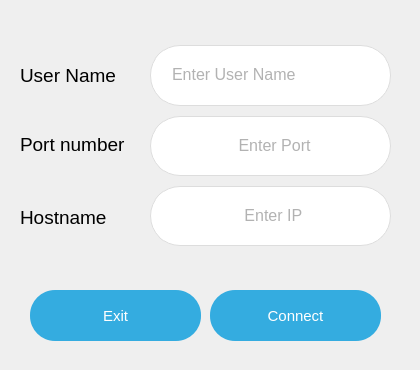
<?xml version="1.0" encoding="UTF-8"?>
<ui version="4.0">
 <class>Form</class>
 <widget class="QWidget" name="Form">
  <property name="geometry">
   <rect>
    <x>0</x>
    <y>0</y>
    <width>420</width>
    <height>370</height>
   </rect>
  </property>
  <property name="minimumSize">
   <size>
    <width>420</width>
    <height>370</height>
   </size>
  </property>
  <property name="maximumSize">
   <size>
    <width>420</width>
    <height>550</height>
   </size>
  </property>
  <property name="sizeIncrement">
   <size>
    <width>420</width>
    <height>370</height>
   </size>
  </property>
  <property name="windowTitle">
   <string>E-Chat</string>
  </property>
  <property name="windowIcon">
   <iconset>
    <normaloff>../widgets/logo.png</normaloff>../widgets/logo.png</iconset>
  </property>
  <property name="styleSheet">
   <string notr="true">#nicknameField,#portNoField,#hostnameField{background:#fff;border-radius: 30px;color:#666;}
#BG_input,#BG_input_2,#BG_input_3{background:#fff;border: 1px solid #ddd;border-radius: 30px;}
#Icon_BG{background:transparent}
#connectButton,#close_btn{
color: #fff;
background-color: #34ace0;
font-size: 15px;
border-radius: 25px;
-webkit-transition-duration: 0.4; /* Safari*/
transition-duration: 0.4s;
cursor: pointer;
}
#connectButton:hover,#close_btn:hover{
background-color: #0984e3;
border-radius:25px;
font-size:15px;
-webkit-transition-duration: 0.4; /* Safari*/
transition-duration: 0.4s;
cursor: pointer;
color: black; 
}</string>
  </property>
  <widget class="QPushButton" name="connectButton">
   <property name="geometry">
    <rect>
     <x>210</x>
     <y>290</y>
     <width>171</width>
     <height>51</height>
    </rect>
   </property>
   <property name="cursor">
    <cursorShape>PointingHandCursor</cursorShape>
   </property>
   <property name="text">
    <string>Connect</string>
   </property>
  </widget>
  <widget class="QLabel" name="lblNickname">
   <property name="geometry">
    <rect>
     <x>20</x>
     <y>60</y>
     <width>125</width>
     <height>31</height>
    </rect>
   </property>
   <property name="font">
    <font>
     <family>Arial</family>
     <pointsize>14</pointsize>
     <weight>50</weight>
     <bold>false</bold>
    </font>
   </property>
   <property name="text">
    <string>User Name</string>
   </property>
  </widget>
  <widget class="QLabel" name="lblPortNo">
   <property name="geometry">
    <rect>
     <x>20</x>
     <y>129</y>
     <width>125</width>
     <height>31</height>
    </rect>
   </property>
   <property name="font">
    <font>
     <pointsize>14</pointsize>
    </font>
   </property>
   <property name="text">
    <string>Port number</string>
   </property>
  </widget>
  <widget class="QLineEdit" name="nicknameField">
   <property name="geometry">
    <rect>
     <x>170</x>
     <y>49</y>
     <width>201</width>
     <height>51</height>
    </rect>
   </property>
   <property name="font">
    <font>
     <pointsize>12</pointsize>
    </font>
   </property>
   <property name="accessibleDescription">
    <string/>
   </property>
   <property name="layoutDirection">
    <enum>Qt::LeftToRight</enum>
   </property>
   <property name="autoFillBackground">
    <bool>false</bool>
   </property>
   <property name="styleSheet">
    <string notr="true">text-align: left;</string>
   </property>
   <property name="locale">
    <locale language="English" country="UnitedStates"/>
   </property>
   <property name="placeholderText">
    <string>Enter User Name</string>
   </property>
  </widget>
  <widget class="QLineEdit" name="portNoField">
   <property name="geometry">
    <rect>
     <x>170</x>
     <y>120</y>
     <width>201</width>
     <height>51</height>
    </rect>
   </property>
   <property name="font">
    <font>
     <pointsize>12</pointsize>
    </font>
   </property>
   <property name="styleSheet">
    <string notr="true">text-align: left;</string>
   </property>
   <property name="locale">
    <locale language="English" country="UnitedStates"/>
   </property>
   <property name="inputMethodHints">
    <set>Qt::ImhDigitsOnly</set>
   </property>
   <property name="placeholderText">
    <string>               Enter Port</string>
   </property>
  </widget>
  <widget class="QLineEdit" name="hostnameField">
   <property name="geometry">
    <rect>
     <x>167</x>
     <y>190</y>
     <width>201</width>
     <height>51</height>
    </rect>
   </property>
   <property name="font">
    <font>
     <pointsize>12</pointsize>
    </font>
   </property>
   <property name="styleSheet">
    <string notr="true">text-align: left;</string>
   </property>
   <property name="locale">
    <locale language="English" country="UnitedStates"/>
   </property>
   <property name="inputMethodHints">
    <set>Qt::ImhNone</set>
   </property>
   <property name="text">
    <string/>
   </property>
   <property name="placeholderText">
    <string>                 Enter IP</string>
   </property>
  </widget>
  <widget class="QLabel" name="lblHostname">
   <property name="geometry">
    <rect>
     <x>20</x>
     <y>202</y>
     <width>125</width>
     <height>31</height>
    </rect>
   </property>
   <property name="font">
    <font>
     <pointsize>14</pointsize>
    </font>
   </property>
   <property name="text">
    <string>Hostname</string>
   </property>
  </widget>
  <widget class="QPushButton" name="close_btn">
   <property name="geometry">
    <rect>
     <x>30</x>
     <y>290</y>
     <width>171</width>
     <height>51</height>
    </rect>
   </property>
   <property name="cursor">
    <cursorShape>PointingHandCursor</cursorShape>
   </property>
   <property name="text">
    <string>Exit</string>
   </property>
  </widget>
  <widget class="QLineEdit" name="BG_input">
   <property name="geometry">
    <rect>
     <x>150</x>
     <y>45</y>
     <width>241</width>
     <height>61</height>
    </rect>
   </property>
   <property name="focusPolicy">
    <enum>Qt::NoFocus</enum>
   </property>
  </widget>
  <widget class="QLineEdit" name="BG_input_2">
   <property name="geometry">
    <rect>
     <x>150</x>
     <y>116</y>
     <width>241</width>
     <height>60</height>
    </rect>
   </property>
   <property name="focusPolicy">
    <enum>Qt::NoFocus</enum>
   </property>
  </widget>
  <widget class="QLineEdit" name="BG_input_3">
   <property name="geometry">
    <rect>
     <x>150</x>
     <y>186</y>
     <width>241</width>
     <height>60</height>
    </rect>
   </property>
   <property name="focusPolicy">
    <enum>Qt::NoFocus</enum>
   </property>
  </widget>
  <zorder>BG_input_3</zorder>
  <zorder>BG_input_2</zorder>
  <zorder>BG_input</zorder>
  <zorder>lblHostname</zorder>
  <zorder>connectButton</zorder>
  <zorder>lblNickname</zorder>
  <zorder>lblPortNo</zorder>
  <zorder>nicknameField</zorder>
  <zorder>portNoField</zorder>
  <zorder>hostnameField</zorder>
  <zorder>close_btn</zorder>
 </widget>
 <resources/>
 <connections/>
</ui>
